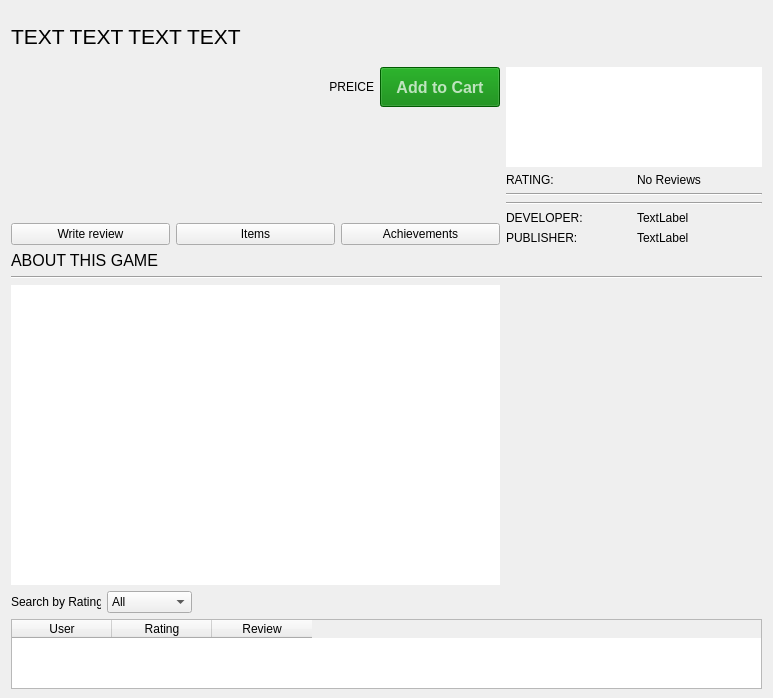
          <widget class="QWidget" name="scrollAreaWidgetContents_2">
           <property name="geometry">
            <rect>
             <x>0</x>
             <y>0</y>
             <width>773</width>
             <height>695</height>
            </rect>
           </property>
           <layout class="QGridLayout" name="gridLayout_16">
            <property name="sizeConstraint">
             <enum>QLayout::SetDefaultConstraint</enum>
            </property>
            <property name="bottomMargin">
             <number>9</number>
            </property>
            <item row="7" column="1">
             <widget class="QLabel" name="label_f_gameRating_2">
              <property name="minimumSize">
               <size>
                <width>30</width>
                <height>0</height>
               </size>
              </property>
              <property name="maximumSize">
               <size>
                <width>90</width>
                <height>16777215</height>
               </size>
              </property>
              <property name="text">
               <string>Search by Rating:</string>
              </property>
             </widget>
            </item>
            <item row="7" column="2">
             <widget class="QComboBox" name="comboBox_f_gameRating">
              <property name="currentIndex">
               <number>0</number>
              </property>
              <item>
               <property name="text">
                <string>All</string>
               </property>
              </item>
              <item>
               <property name="text">
                <string>1</string>
               </property>
              </item>
              <item>
               <property name="text">
                <string>2</string>
               </property>
              </item>
              <item>
               <property name="text">
                <string>3</string>
               </property>
              </item>
              <item>
               <property name="text">
                <string>4</string>
               </property>
              </item>
              <item>
               <property name="text">
                <string>5</string>
               </property>
              </item>
              <item>
               <property name="text">
                <string>6</string>
               </property>
              </item>
              <item>
               <property name="text">
                <string>7</string>
               </property>
              </item>
              <item>
               <property name="text">
                <string>8</string>
               </property>
              </item>
              <item>
               <property name="text">
                <string>9</string>
               </property>
              </item>
              <item>
               <property name="text">
                <string>10</string>
               </property>
              </item>
             </widget>
            </item>
            <item row="4" column="1" colspan="2">
             <widget class="QLabel" name="label_f_gameAbout">
              <property name="font">
               <font>
                <pointsize>12</pointsize>
               </font>
              </property>
              <property name="text">
               <string>ABOUT THIS GAME</string>
              </property>
             </widget>
            </item>
            <item row="6" column="1" colspan="5">
             <widget class="QTextEdit" name="textEdit_f_gameDescript">
              <property name="minimumSize">
               <size>
                <width>0</width>
                <height>300</height>
               </size>
              </property>
              <property name="font">
               <font>
                <pointsize>12</pointsize>
               </font>
              </property>
              <property name="focusPolicy">
               <enum>Qt::NoFocus</enum>
              </property>
              <property name="frameShape">
               <enum>QFrame::NoFrame</enum>
              </property>
              <property name="verticalScrollBarPolicy">
               <enum>Qt::ScrollBarAlwaysOff</enum>
              </property>
              <property name="horizontalScrollBarPolicy">
               <enum>Qt::ScrollBarAlwaysOff</enum>
              </property>
              <property name="sizeAdjustPolicy">
               <enum>QAbstractScrollArea::AdjustToContents</enum>
              </property>
              <property name="autoFormatting">
               <set>QTextEdit::AutoAll</set>
              </property>
              <property name="readOnly">
               <bool>true</bool>
              </property>
              <property name="textInteractionFlags">
               <set>Qt::TextSelectableByMouse</set>
              </property>
             </widget>
            </item>
            <item row="6" column="6">
             <spacer name="horizontalSpacer_4">
              <property name="orientation">
               <enum>Qt::Horizontal</enum>
              </property>
              <property name="sizeType">
               <enum>QSizePolicy::Minimum</enum>
              </property>
              <property name="sizeHint" stdset="0">
               <size>
                <width>40</width>
                <height>20</height>
               </size>
              </property>
             </spacer>
            </item>
            <item row="5" column="1" colspan="6">
             <widget class="Line" name="line">
              <property name="orientation">
               <enum>Qt::Horizontal</enum>
              </property>
             </widget>
            </item>
            <item row="1" column="6" rowspan="3">
             <widget class="QWidget" name="widget_f_game" native="true">
              <layout class="QGridLayout" name="gridLayout_17">
               <property name="leftMargin">
                <number>0</number>
               </property>
               <property name="topMargin">
                <number>0</number>
               </property>
               <property name="rightMargin">
                <number>0</number>
               </property>
               <property name="bottomMargin">
                <number>0</number>
               </property>
               <item row="0" column="0" colspan="2">
                <widget class="QTextEdit" name="textEdit_f_gameSDescript">
                 <property name="minimumSize">
                  <size>
                   <width>0</width>
                   <height>100</height>
                  </size>
                 </property>
                 <property name="font">
                  <font>
                   <family>Arial</family>
                   <pointsize>8</pointsize>
                  </font>
                 </property>
                 <property name="focusPolicy">
                  <enum>Qt::NoFocus</enum>
                 </property>
                 <property name="frameShape">
                  <enum>QFrame::NoFrame</enum>
                 </property>
                 <property name="frameShadow">
                  <enum>QFrame::Sunken</enum>
                 </property>
                 <property name="lineWidth">
                  <number>0</number>
                 </property>
                 <property name="verticalScrollBarPolicy">
                  <enum>Qt::ScrollBarAlwaysOff</enum>
                 </property>
                 <property name="horizontalScrollBarPolicy">
                  <enum>Qt::ScrollBarAlwaysOff</enum>
                 </property>
                 <property name="sizeAdjustPolicy">
                  <enum>QAbstractScrollArea::AdjustIgnored</enum>
                 </property>
                 <property name="autoFormatting">
                  <set>QTextEdit::AutoAll</set>
                 </property>
                 <property name="tabChangesFocus">
                  <bool>true</bool>
                 </property>
                 <property name="readOnly">
                  <bool>true</bool>
                 </property>
                 <property name="textInteractionFlags">
                  <set>Qt::TextSelectableByMouse</set>
                 </property>
                </widget>
               </item>
               <item row="1" column="0" colspan="2">
                <layout class="QGridLayout" name="gridLayout_22">
                 <item row="3" column="0">
                  <widget class="QLabel" name="label_f_gameDev">
                   <property name="text">
                    <string>DEVELOPER:</string>
                   </property>
                  </widget>
                 </item>
                 <item row="1" column="0" colspan="2">
                  <widget class="Line" name="line_2">
                   <property name="orientation">
                    <enum>Qt::Horizontal</enum>
                   </property>
                  </widget>
                 </item>
                 <item row="4" column="1">
                  <widget class="QLabel" name="label_f_gamePub_">
                   <property name="text">
                    <string>TextLabel</string>
                   </property>
                  </widget>
                 </item>
                 <item row="3" column="1">
                  <widget class="QLabel" name="label_f_gameDev_">
                   <property name="text">
                    <string>TextLabel</string>
                   </property>
                  </widget>
                 </item>
                 <item row="2" column="0" colspan="2">
                  <widget class="Line" name="line_3">
                   <property name="orientation">
                    <enum>Qt::Horizontal</enum>
                   </property>
                  </widget>
                 </item>
                 <item row="0" column="0">
                  <widget class="QLabel" name="label_f_gameRating">
                   <property name="text">
                    <string>RATING:</string>
                   </property>
                  </widget>
                 </item>
                 <item row="4" column="0">
                  <widget class="QLabel" name="label_f_gamePub">
                   <property name="text">
                    <string>PUBLISHER:</string>
                   </property>
                  </widget>
                 </item>
                 <item row="0" column="1">
                  <widget class="QLabel" name="label_f_gameRating_">
                   <property name="text">
                    <string>No Reviews</string>
                   </property>
                  </widget>
                 </item>
                </layout>
               </item>
              </layout>
             </widget>
            </item>
            <item row="3" column="1" colspan="5">
             <layout class="QHBoxLayout" name="horizontalLayout_2">
              <item>
               <widget class="QPushButton" name="pushButton_f_game_writeReview">
                <property name="text">
                 <string>Write review</string>
                </property>
               </widget>
              </item>
              <item>
               <widget class="QPushButton" name="pushButton_f_gameItems">
                <property name="text">
                 <string>Items</string>
                </property>
               </widget>
              </item>
              <item>
               <widget class="QPushButton" name="pushButton_f_gameAchievements">
                <property name="text">
                 <string>Achievements</string>
                </property>
               </widget>
              </item>
             </layout>
            </item>
            <item row="8" column="1" colspan="6">
             <widget class="QTableWidget" name="tableWidget_f_gameReviews">
              <property name="sizePolicy">
               <sizepolicy hsizetype="Expanding" vsizetype="Expanding">
                <horstretch>0</horstretch>
                <verstretch>0</verstretch>
               </sizepolicy>
              </property>
              <property name="minimumSize">
               <size>
                <width>0</width>
                <height>70</height>
               </size>
              </property>
              <property name="horizontalScrollBarPolicy">
               <enum>Qt::ScrollBarAlwaysOff</enum>
              </property>
              <property name="sizeAdjustPolicy">
               <enum>QAbstractScrollArea::AdjustToContents</enum>
              </property>
              <property name="editTriggers">
               <set>QAbstractItemView::NoEditTriggers</set>
              </property>
              <property name="textElideMode">
               <enum>Qt::ElideNone</enum>
              </property>
              <property name="sortingEnabled">
               <bool>true</bool>
              </property>
              <attribute name="horizontalHeaderShowSortIndicator" stdset="0">
               <bool>true</bool>
              </attribute>
              <attribute name="verticalHeaderCascadingSectionResizes">
               <bool>false</bool>
              </attribute>
              <attribute name="verticalHeaderDefaultSectionSize">
               <number>30</number>
              </attribute>
              <attribute name="verticalHeaderShowSortIndicator" stdset="0">
               <bool>false</bool>
              </attribute>
              <column>
               <property name="text">
                <string>User</string>
               </property>
              </column>
              <column>
               <property name="text">
                <string>Rating</string>
               </property>
              </column>
              <column>
               <property name="text">
                <string>Review</string>
               </property>
              </column>
             </widget>
            </item>
            <item row="1" column="5">
             <widget class="QPushButton" name="pushButton_f_gameAddToCart">
              <property name="minimumSize">
               <size>
                <width>120</width>
                <height>40</height>
               </size>
              </property>
              <property name="maximumSize">
               <size>
                <width>16777215</width>
                <height>40</height>
               </size>
              </property>
              <property name="font">
               <font>
                <family>Arial</family>
                <pointsize>12</pointsize>
                <weight>75</weight>
                <bold>true</bold>
               </font>
              </property>
              <property name="styleSheet">
               <string notr="true">QPushButton
{
background-color:green;
color:rgba(255,255,255,0.7);
text-align: center;
padding: 3px;
}
QPushButton:hover
{
color:rgba(255,255,255,0.9);
background-color:rgba(0,150,0,1);
}
QPushButton:disabled
{
background-color:rgba(0,104,0,1);
color:rgba(127,127,127,1);
}</string>
              </property>
              <property name="text">
               <string>Add to Cart</string>
              </property>
             </widget>
            </item>
            <item row="1" column="1" colspan="4">
             <widget class="QLabel" name="label_f_gamePrice">
              <property name="maximumSize">
               <size>
                <width>16777215</width>
                <height>40</height>
               </size>
              </property>
              <property name="text">
               <string>PREICE</string>
              </property>
              <property name="alignment">
               <set>Qt::AlignRight|Qt::AlignTrailing|Qt::AlignVCenter</set>
              </property>
             </widget>
            </item>
            <item row="0" column="1" colspan="6">
             <widget class="QLabel" name="label_f_gameName">
              <property name="minimumSize">
               <size>
                <width>0</width>
                <height>50</height>
               </size>
              </property>
              <property name="font">
               <font>
                <pointsize>16</pointsize>
               </font>
              </property>
              <property name="text">
               <string>TEXT TEXT TEXT TEXT</string>
              </property>
              <property name="textFormat">
               <enum>Qt::AutoText</enum>
              </property>
             </widget>
            </item>
           </layout>
          </widget>
